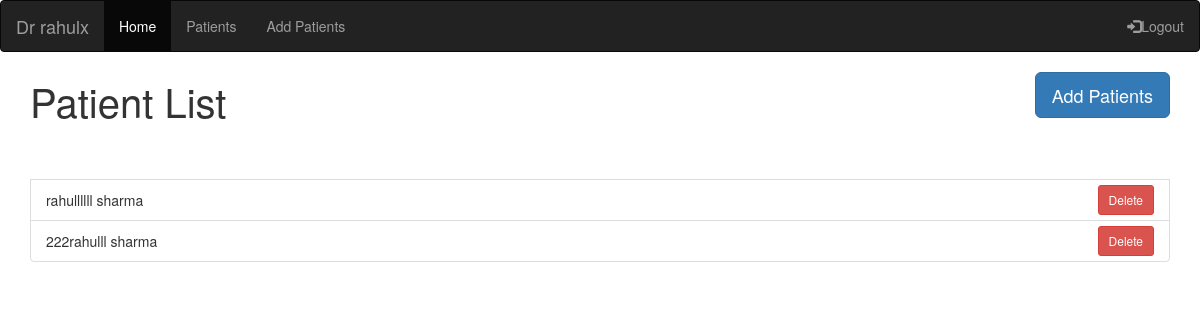
The page /patients/ (signed in) on the database as committed earlier.
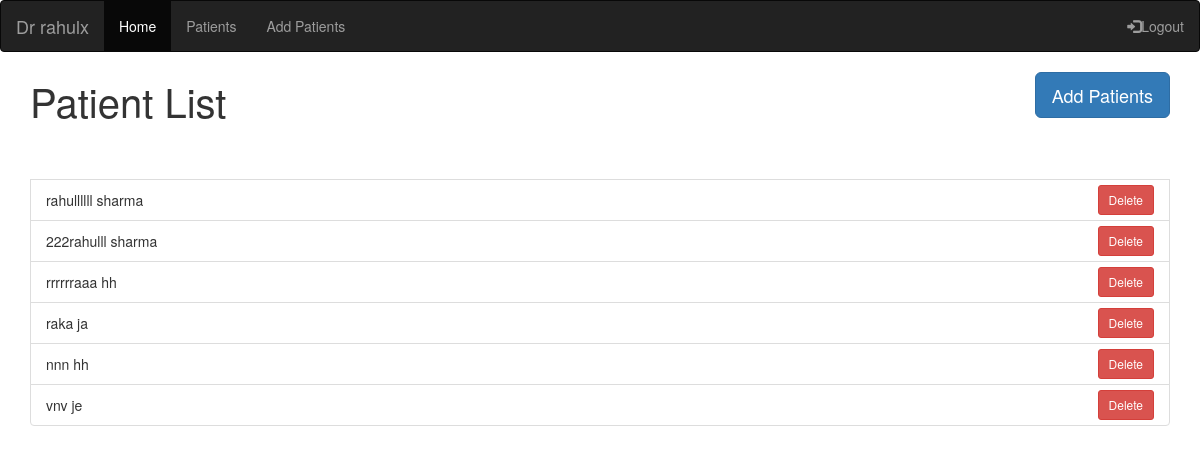
The same page on the database as committed later.
### pages/models.py (models this page shows)
class Patient(models.Model):
    user = models.ForeignKey(User,on_delete=models.CASCADE)
    first_name = models.CharField(max_length=30)
    last_name = models.CharField(max_length=30)
    age = models.IntegerField()
    numvisit = models.IntegerField()
    detail = models.TextField(max_length=300)

### pages/views.py (the view)
# urls.py: path('patients/',patients,name="patients"),
def patients(request):
    if request.user.is_authenticated:
        obj = Patient.objects.filter(user=request.user.pk)
        return render(request,"pages/patients.html",context={'names': obj})
    else:
        return render(request,"register/login.html")

### pages/templates/pages/patients.html (shortened to what this page needs)
    <!DOCTYPE html>
    <html lang="en">
    <head>
        {% load static %}
        <link rel="stylesheet" href="https://maxcdn.bootstrapcdn.com/bootstrap/3.4.0/css/bootstrap.min.css">
    </head>
    <body>
    {% include 'pages/nav.html' %}
    <div class="container">
        <p>Patient List
        <a class="btn btn-primary btn-lg add" role ="button" href="/patientadd">Add Patients</a>
    </p>
    <div class="list-group">
        <br>
        <br>
    {% for i in names %}
    <li  class="list-group-item" >{{i.first_name}}  {{i.last_name}} <a class="btn btn-danger btn-sm" href="{% url 'remove' pk=i.pk %}"> Delete</a> </li>
    {% endfor %}
    </div>
</div>
</body>
</html>

### pages/templates/pages/nav.html (shortened to what this page needs)
<nav class="navbar navbar-inverse">
    <div class="container-fluid">
      <div class="navbar-header">
        {% if user.is_authenticated %}
        <a class="navbar-brand" href="/">Dr {{user.get_username }}</a>
        {% endif %}
      </div>
      <ul class="nav navbar-nav">
        <li class="active"><a href="/">Home</a></li>
        <li><a href="/patients">Patients</a></li>
        <li><a href="/patientadd">Add Patients</a></li>
      </ul>
      <ul class="nav navbar-nav navbar-right">
        {% if user.is_authenticated %}
        <li><a href="/register/logout"><span class="glyphicon glyphicon-log-in"></span>Logout</a></li>
        {% else%}
        <li><a href="/register"><span class="glyphicon glyphicon-user"></span>Register</a></li>
        <li><a href="/login"><span class="glyphicon glyphicon-log-in"></span>Login</a></li>
        {% endif %}
      </ul>
    </div>
  </nav>

### pages/templates/pages/patients.html (style rules this page uses)
.add { float: right; display: fixed; }
p { font-size: 40px; }
.btn-danger { float: right; margin-top: -5px; }

Rows that differ between the two databases and show on the page:
added Patient: first_name "rrrrrraaa", last_name "hh"
added Patient: first_name "raka", last_name "ja"
added Patient: first_name "nnn", last_name "hh"
added Patient: first_name "vnv", last_name "je"
